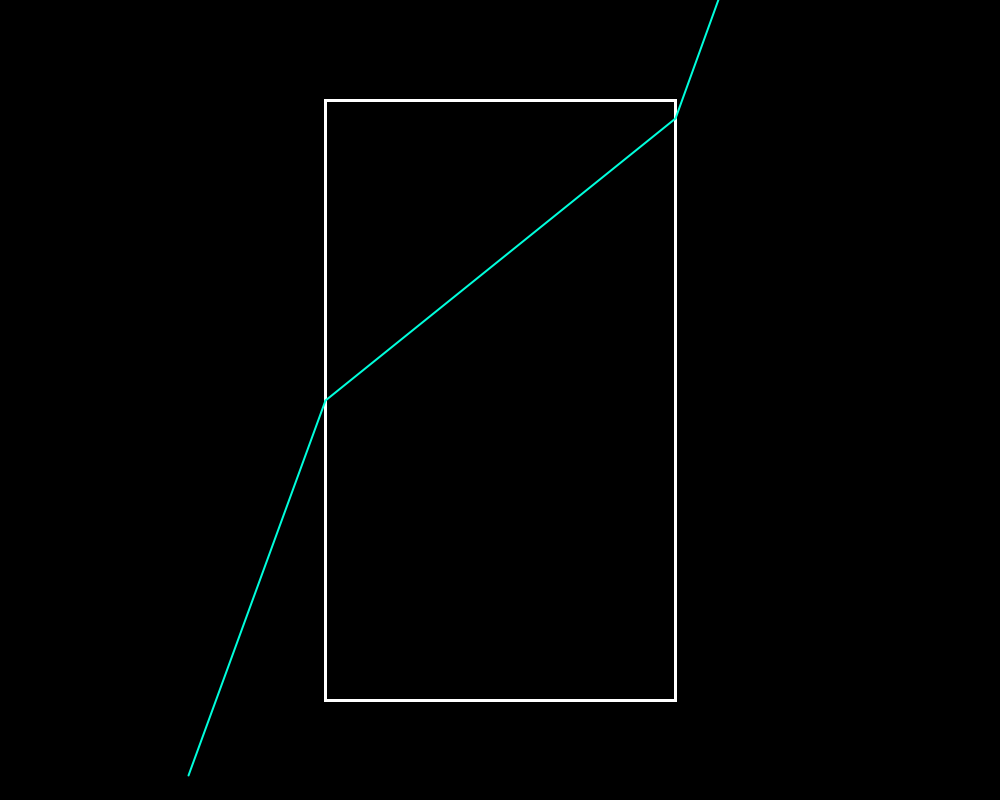
Frame 1 (no input)
Frame 60 (the mouse pressed at the canvas centre just before this capture): identical to frame 1, image omitted
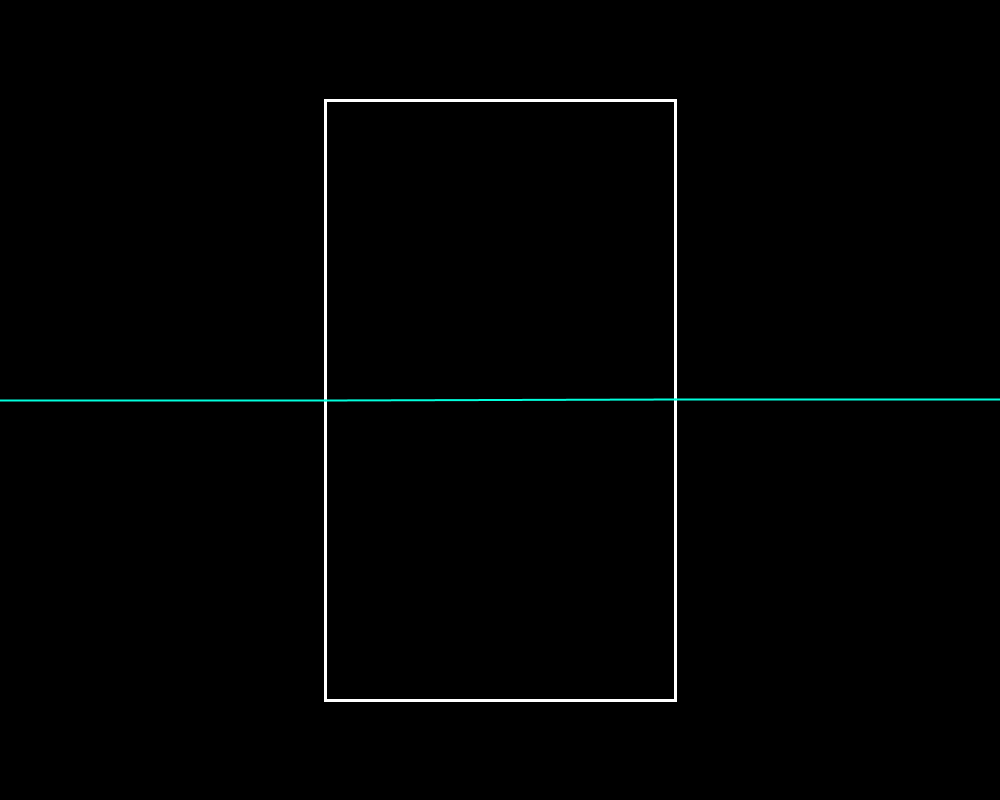
Frame 120 (the mouse held since frame 60 and released just before this capture)

The Processing sketch that drew these frames (run headless with seeded random() and noise(); from frame 60 on, the mouse is pressed at the canvas centre):

// Processing sketch: refraction
// ── refraction.pde
// Veer Vohra
// Refraction - Snell's Law
// Java Ver 1.0

float i, r, x, y, ri, rwidth, rheight;
// i = angle of incidence // r = angle of refraction // ri = refractive index
// rwidth = denser medium width // rheight = denser medium height

void setup(){
  size(1000, 800);
  ri = 1.5;
  rwidth = 350;
  rheight = 600;
  noFill();
  rectMode(CENTER);
}

void draw(){
  background(0);
  translate(width/2, height/2);
  stroke(255);
  strokeWeight(3);
  rect(0, 0, rwidth, rheight);
  stroke(0, 255, 220);
  strokeWeight(2);
  
  i = map(mouseX, 0, width, radians(110), radians(250));
  
  translate(-rwidth/2, 0);
  x = 400 * cos(i);
  y = 400 * sin(i);
  line(0, 0, x, y);
  
  r = -asin(sin(i) / ri);
  float tl = rwidth / cos(r);
  x = tl * cos(r);
  y = tl * sin(r);
  line(0, 0, x, y);
  
  translate(rwidth, y);
  x = -400 * cos(i);
  y = -400 * sin(i);
  line(0, 0, x, y);
}
